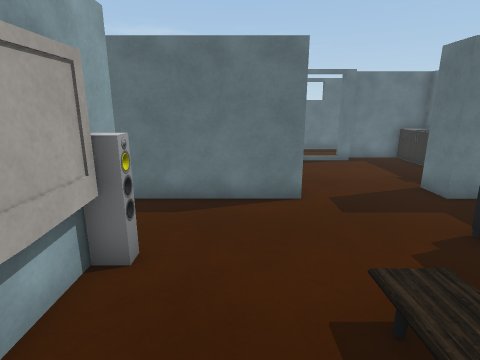
[1] (above)

16 first-person views from a walk through a scene from a Unity 3-D project. The camera is 1.4 m above the floor, tilts 14° down and sees 80° across. The floor is counted in squares, 0.5 m on a side. Each view is taken from the middle of a square. On the plan, view 1 faces up. The plan holds only what a view shows up to about 20 squares ahead; the rest is blank. The place goes on beyond the plan. Some surface patterns are stand-ins.

[2]
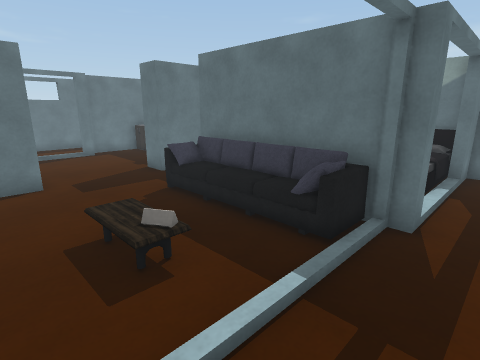

[3]
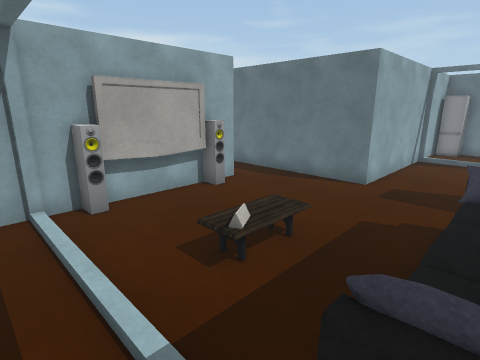

[4]
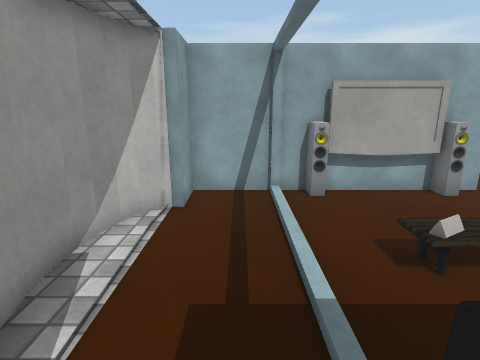

[5]
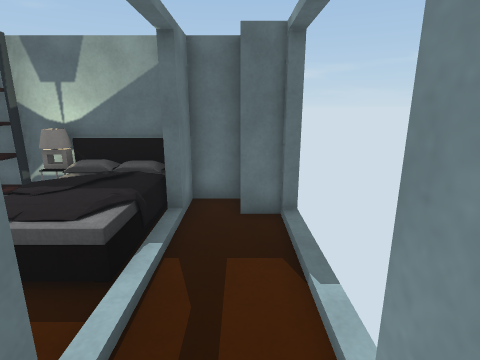

[6]
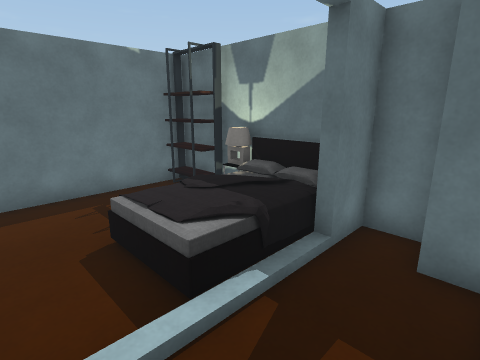

[7]
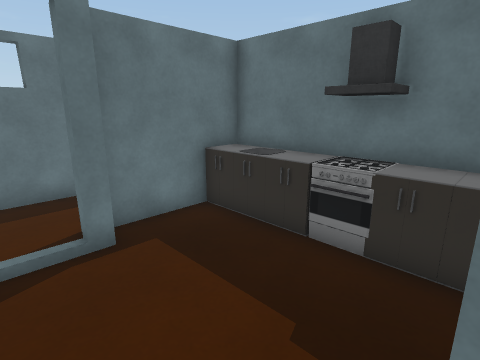

[8]
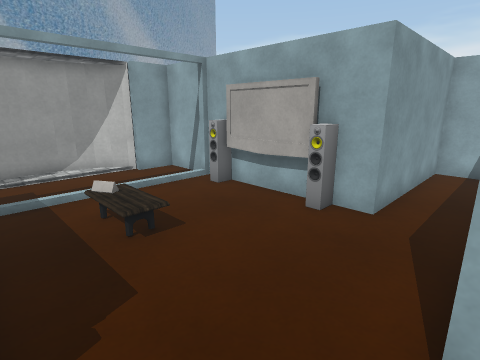

[9]
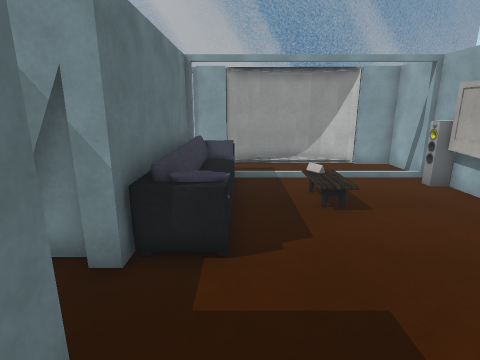

[10]
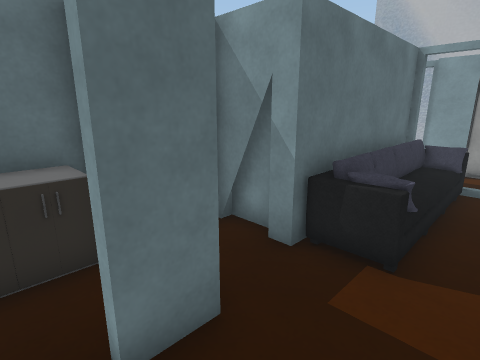

[11]
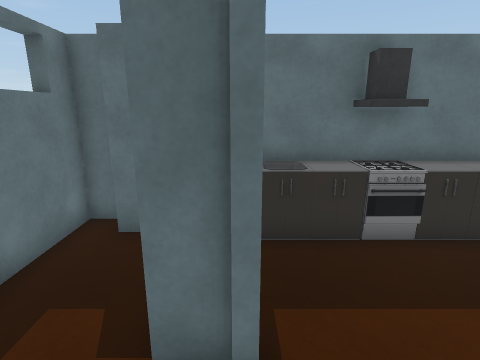

[12]
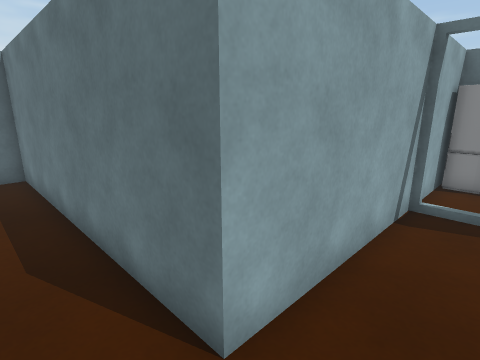

[13]
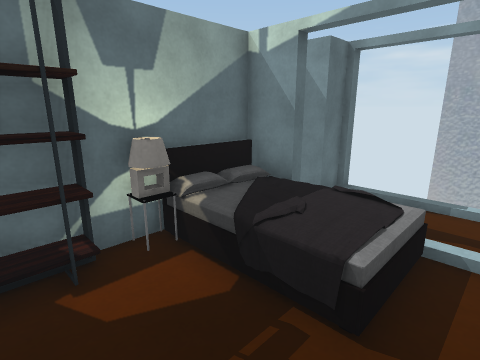

[14]
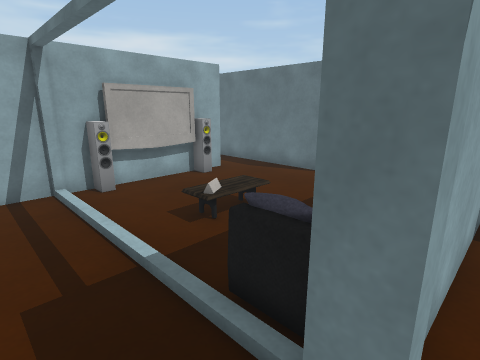

[15]
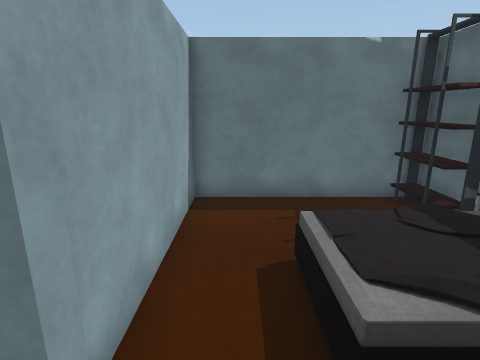

[16]
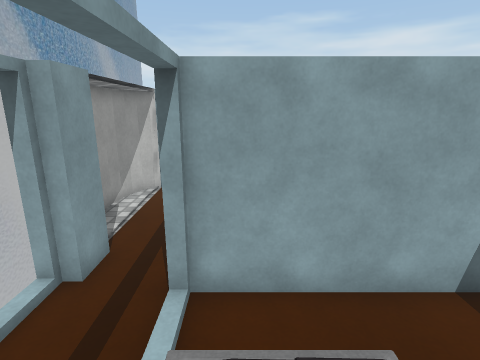

### Floor plan
Key: @ floor where view 1 was taken; # wall or solid block; x gap in a wall; . main floor; : floor 0.5 m higher than the main floor; / step, stairs or slope; C cabinet; S sink; F sofa; T TV; B bed; R fridge; K bookshelf; L lamp; E stove; O other object.
Columns run from 10 left of view 1 to 15 right of it. Each row starts with its distance up from view 1.
 20             #R#######
 19             #R......#
 18             #.......#
 17             #...######
 16             #...#..CC#
 15             #......SC#
 14             #......SS#
 13             #......EC#
 12             #......EC#
 11             #......CC#
 10             #....#.CC#
  9 #############....#####
  8 #..................
  7 ## ................
  6   ######.......FF#########
  5        #O....... ##.....K#
  4        #T.......O##.....K#
  3        TT...O...O##.....L#
  2        TT...O...O##.//B/L#
  1        #T.......O##./    #
  0        #O.@.....FF#./  : #
 -1        # ........##.//.x#
 -2        #................#
 -3        #...............##
 -4        ####....###.....##
 -5           ###### #     #

Where each view was taken, in squares from view 1:
view 1: 0 up, 0 right, facing up
view 2: 3 down, 0 right, facing up-right
view 3: 2 down, 6 right, facing up-left
view 4: 2 down, 7 right, facing left
view 5: 3 down, 6 right, facing right
view 6: 4 down, 8 right, facing up-right
view 7: 10 up, 4 right, facing up-right
view 8: 9 up, 5 right, facing down-left
view 9: 11 up, 5 right, facing down
view 10: 11 up, 4 right, facing down-right
view 11: 16 up, 3 right, facing right
view 12: 7 up, 4 right, facing up-left
view 13: 5 up, 9 right, facing down-right
view 14: 3 down, 8 right, facing up-left
view 15: 3 down, 9 right, facing up
view 16: 0 up, 13 right, facing left
